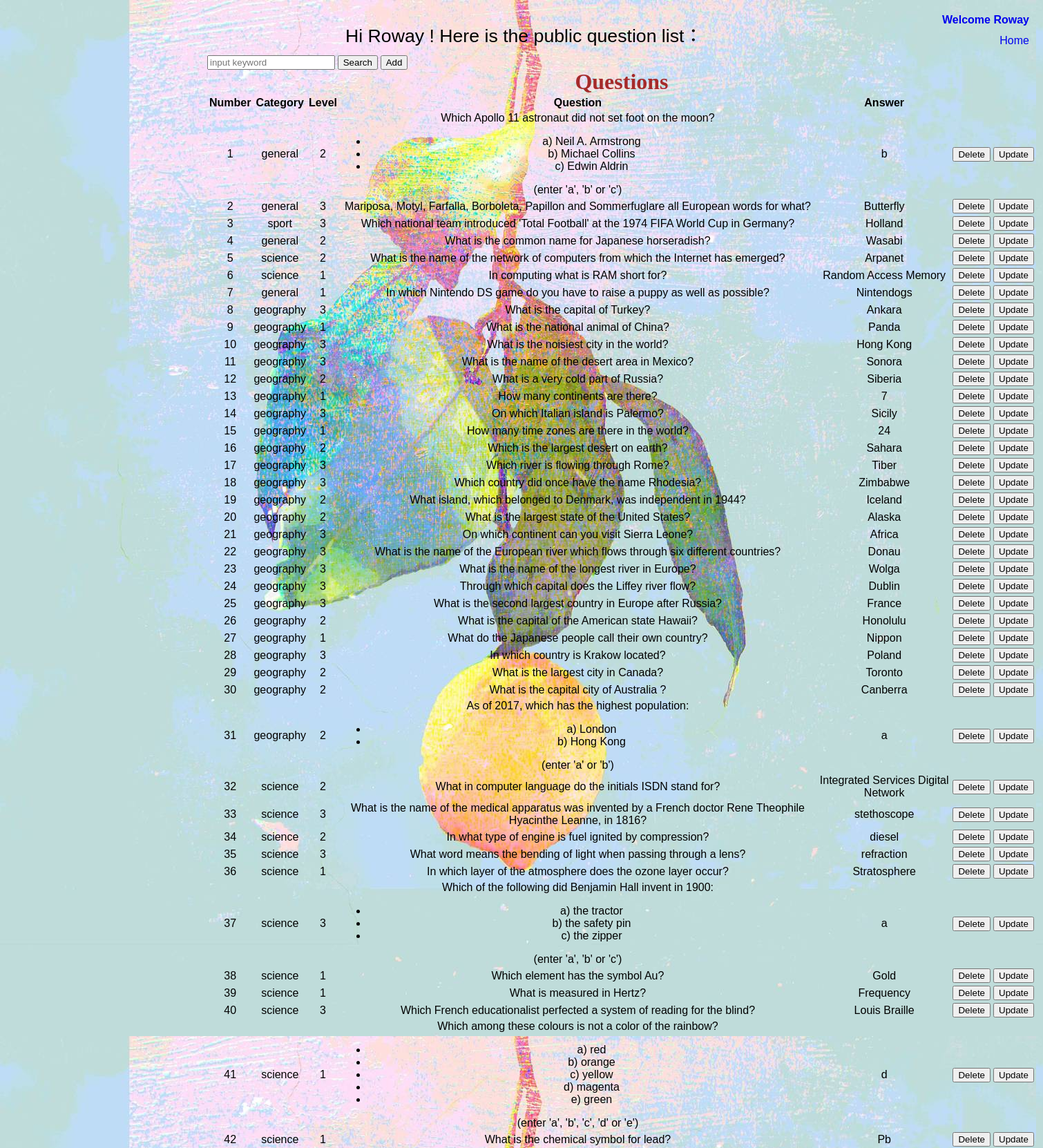
Page /php/questionmanage.php (signed in, upper part) on the committed database.
### tables this page shows
CREATE TABLE `questions` (
  `id` int(11) NOT NULL AUTO_INCREMENT,
  `category` varchar(50) NOT NULL,
  `level` int(11) NOT NULL,
  `question` text NOT NULL,
  `answer` varchar(50) DEFAULT NULL,
  `creator` int(11) DEFAULT '0',
  PRIMARY KEY (`id`),
  UNIQUE KEY `questions_id_uindex` (`id`)
);

### include/util.inc.php (called while the page is built, shortened)
<?php
function getPDO() {
    $host = 'localhost';
    $db   = 'project';
    $user = 'root';
    $pass = '12345678';
    $charset = 'utf8';
    $dsn = "mysql:host=$host;dbname=$db;charset=$charset";
    $options = [
        PDO::ATTR_ERRMODE            => PDO::ERRMODE_EXCEPTION,
        PDO::ATTR_DEFAULT_FETCH_MODE => PDO::FETCH_ASSOC,
        PDO::ATTR_EMULATE_PREPARES   => false,
    ];
    try {
        return new PDO($dsn, $user, $pass, $options);
    } catch (\PDOException $e) {
        throw new \PDOException($e->getMessage(), (int)$e->getCode());
    }
}
function showQuestionAll($category,$level,$creator){
    $PDO = getPDO();
    $index1 = "category";
    $index2 = "level";
    $index3 = "creator";
    $category1 = $PDO->quote($category);
    if($category == "random" && $level == 0){
        $result = $PDO->query("SELECT * FROM project.questions where $index3 = $creator");
    }else if($category != "random" && $level == 0){
        $result = $PDO->query("SELECT * FROM project.questions where $index3 = $creator and $index1 = $category1");
    }else if($category == "random" && $level != 0){
        $result = $PDO->query("SELECT * FROM project.questions where $index3 = $creator and $index2 = $level");
    }else{
        $result = $PDO->query("SELECT * FROM project.questions where $index3 = $creator and $index1 = $category1 and $index2 = $level");
    }
    return $result;
}

### php/questionmanage.php (the view, shortened to what this page needs)
<?php
include("../include/util.inc.php");
include("../include/opening.inc.php");
$name = $_SESSION['name'];
$id = $_SESSION['user_id'];
$public = intval($_GET['creator']);
if($public == 0){
    $pub = "public";
    $creator = 0;
}
else{
    $pub = "private";
    $creator = $id;
}
?>
<link rel="stylesheet" type="text/css" href="../css/common.css">
<link rel="stylesheet" type="text/css" href="../css/record.css">
<?php
if (!isset($_SESSION['name'])){
    $banner = "<a href = 'signin_form.php' style='font-weight: bolder;text-decoration: none' >Sign in</a>";
}
else{
    $name = $_SESSION['name'];
    $banner = "<a href = 'signout.php' title='click to sign out' style='font-weight: bolder;text-decoration: none'>Welcome $name</a>";
}
?>
<span><?= $banner?></span><br><br>
<span><a href="../index.php" style="text-decoration: none" title="back to home page">Home</a></span>
<div id="record">
    <div id="top">
        Hi <?= $name?> !
        Here is the <?= $pub?> question list：
    </div>
    <div id="selector">
        <div id="box">
            <form method="post" action="search.php" style="display: inline-block">
                <input type="search" name="search" size = "20" placeholder="input keyword" value = "<?php if(isset($_GET['search'])){echo $_GET['search'];}?>" autofocus/>
                <input type= "submit" value="Search"/>
            </form>
            <button onclick='add()' style="display: inline-block">Add</button>
        </div>
    </div>
    <div id="bottom">
        <table id="table" width="1200">
            <caption style="font-family: 'Times New Roman';font-size: 24pt;font-weight: bolder;color: brown">Questions</caption>
            <tr><th>Number</th><th>Category</th><th>Level</th><th>Question</th><th>Answer</th></tr>
            <?php
            $category = "random";
            $level = 0;
            $records = showQuestionAll($category,$level,$creator);
            $count =  $records->rowCount();
            $index = 1;
            for ($index ; $index <= $count ; $index++){
                $record = $records->fetch();
                $id = $record['id'];
                echo "<tr><td>$index</td><td>{$record['category']}</td><td>{$record['level']}</td><td>{$record['question']}</td><td>{$record['answer']}</td><td><button onclick='del($id,$creator)'>Delete</button></td><td><button onclick='upd()'>Update</button></td></tr>";
            }
            ?>
        </table>
    </div>
</div>

### css/common.css (style rules this page uses)
body { background-image: url("../images/index-background.jpg"); text-align: center; font-family: Arial, Helvetica, sans-serif; font-size: 10pt; margin: 0px; padding: 0px; }
span { position: absolute; right: 20px; margin-top: 20px; font-size: 12pt; }

### css/record.css (style rules this page uses)
#table { font-size: 12pt; position: absolute; top: 100px; left: 300px; text-align: center; }
#top { font-size: 20pt; position: absolute; top: 30px; left: 500px; text-align: center; }
#selector { position: absolute; top: 80px; left: 300px; }

### rows in the picture
questions: category "general", level "2", question "Which Apollo 11 astronaut did not set foot on the moon? a) Neil A. Armstrong b) Michael Collins c) Edwin Aldrin (enter 'a', 'b' or 'c')", answer "b"
questions: category "general", level "3", question "Mariposa, Motyl, Farfalla, Borboleta, Papillon and Sommerfuglare all European words for what?", answer "Butterfly"
questions: category "sport", level "3", question "Which national team introduced 'Total Football' at the 1974 FIFA World Cup in Germany?", answer "Holland"
questions: category "general", level "2", question "What is the common name for Japanese horseradish?", answer "Wasabi"
questions: category "science", level "2", question "What is the name of the network of computers from which the Internet has emerged?", answer "Arpanet"
questions: category "science", level "1", question "In computing what is RAM short for?", answer "Random Access Memory"
questions: category "general", level "1", question "In which Nintendo DS game do you have to raise a puppy as well as possible?", answer "Nintendogs"
questions: category "geography", level "3", question "What is the capital of Turkey?", answer "Ankara"
questions: category "geography", level "1", question "What is the national animal of China?", answer "Panda"
questions: category "geography", level "3", question "What is the noisiest city in the world?", answer "Hong Kong"
questions: category "geography", level "3", question "What is the name of the desert area in Mexico?", answer "Sonora"
questions: category "geography", level "2", question "What is a very cold part of Russia?", answer "Siberia"
questions: category "geography", level "1", question "How many continents are there?", answer "7"
questions: category "geography", level "3", question "On which Italian island is Palermo?", answer "Sicily"
questions: category "geography", level "1", question "How many time zones are there in the world?", answer "24"
questions: category "geography", level "2", question "Which is the largest desert on earth?", answer "Sahara"
questions: category "geography", level "3", question "Which river is flowing through Rome?", answer "Tiber"
questions: category "geography", level "3", question "Which country did once have the name Rhodesia?", answer "Zimbabwe"
questions: category "geography", level "2", question "What island, which belonged to Denmark, was independent in 1944?", answer "Iceland"
questions: category "geography", level "2", question "What is the largest state of the United States?", answer "Alaska"
questions: category "geography", level "3", question "On which continent can you visit Sierra Leone?", answer "Africa"
questions: category "geography", level "3", question "What is the name of the European river which flows through six different countries?", answer "Donau"
questions: category "geography", level "3", question "What is the name of the longest river in Europe?", answer "Wolga"
questions: category "geography", level "3", question "Through which capital does the Liffey river flow?", answer "Dublin"
questions: category "geography", level "3", question "What is the second largest country in Europe after Russia?", answer "France"
questions: category "geography", level "2", question "What is the capital of the American state Hawaii?", answer "Honolulu"
questions: category "geography", level "1", question "What do the Japanese people call their own country?", answer "Nippon"
questions: category "geography", level "3", question "In which country is Krakow located?", answer "Poland"
questions: category "geography", level "2", question "What is the largest city in Canada?", answer "Toronto"
questions: category "geography", level "2", question "What is the capital city of Australia ?", answer "Canberra"
questions: category "geography", level "2", question "As of 2017, which has the highest population: a) London b) Hong Kong (enter 'a' or 'b')", answer "a"
questions: category "science", level "2", question "What in computer language do the initials ISDN stand for?", answer "Integrated Services Digital Network"
questions: category "science", level "3", question "What is the name of the medical apparatus was invented by a French doctor Rene Theophile Hyacinthe Leanne, in 1816?", answer "stethoscope"
questions: category "science", level "2", question "In what type of engine is fuel ignited by compression?", answer "diesel"
questions: category "science", level "3", question "What word means the bending of light when passing through a lens?", answer "refraction"
questions: category "science", level "1", question "In which layer of the atmosphere does the ozone layer occur?", answer "Stratosphere"
questions: category "science", level "3", question "Which of the following did Benjamin Hall invent in 1900: a) the tractor b) the safety pin c) the zipper (enter 'a', 'b' or 'c')", answer "a"
questions: category "science", level "1", question "Which element has the symbol Au?", answer "Gold"
questions: category "science", level "1", question "What is measured in Hertz?", answer "Frequency"
questions: category "science", level "3", question "Which French educationalist perfected a system of reading for the blind?", answer "Louis Braille"
questions: category "science", level "1", question "Which among these colours is not a color of the rainbow? a) red b) orange c) yellow d) magenta e) green (enter 'a', 'b', 'c', 'd' or 'e')", answer "d"
questions: category "science", level "1", question "What is the chemical symbol for lead?", answer "Pb"

### other values in the picture
$name "Roway"
$pub "public"
